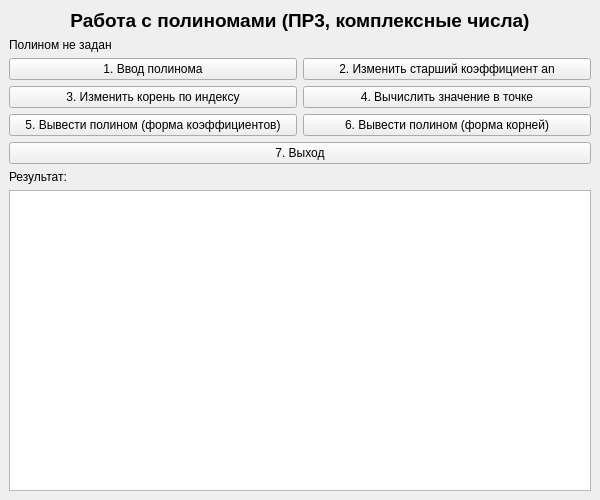
<?xml version="1.0" encoding="UTF-8"?>
<ui version="4.0">
 <class>MainWindow</class>
 <widget class="QMainWindow" name="MainWindow">
  <property name="geometry">
   <rect>
    <x>0</x>
    <y>0</y>
    <width>600</width>
    <height>500</height>
   </rect>
  </property>
  <property name="windowTitle">
   <string>Работа с полиномами</string>
  </property>
  <widget class="QWidget" name="centralwidget">
   <layout class="QVBoxLayout" name="verticalLayout">
    <item>
     <widget class="QLabel" name="titleLabel">
      <property name="font">
       <font>
        <pointsize>14</pointsize>
        <weight>75</weight>
        <bold>true</bold>
       </font>
      </property>
      <property name="text">
       <string>Работа с полиномами (ПР3, комплексные числа)</string>
      </property>
      <property name="alignment">
       <set>Qt::AlignCenter</set>
      </property>
     </widget>
    </item>
    <item>
     <widget class="QLabel" name="statusLabel">
      <property name="text">
       <string>Полином не задан</string>
      </property>
     </widget>
    </item>
    <item>
     <layout class="QGridLayout" name="gridLayout">
      <item row="0" column="0">
       <widget class="QPushButton" name="inputPolynomButton">
        <property name="text">
         <string>1. Ввод полинома</string>
        </property>
       </widget>
      </item>
      <item row="0" column="1">
       <widget class="QPushButton" name="changeLeadingCoeffButton">
        <property name="text">
         <string>2. Изменить старший коэффициент an</string>
        </property>
       </widget>
      </item>
      <item row="1" column="0">
       <widget class="QPushButton" name="changeRootButton">
        <property name="text">
         <string>3. Изменить корень по индексу</string>
        </property>
       </widget>
      </item>
      <item row="1" column="1">
       <widget class="QPushButton" name="evaluateButton">
        <property name="text">
         <string>4. Вычислить значение в точке</string>
        </property>
       </widget>
      </item>
      <item row="2" column="0">
       <widget class="QPushButton" name="showForm1Button">
        <property name="text">
         <string>5. Вывести полином (форма коэффициентов)</string>
        </property>
       </widget>
      </item>
      <item row="2" column="1">
       <widget class="QPushButton" name="showForm2Button">
        <property name="text">
         <string>6. Вывести полином (форма корней)</string>
        </property>
       </widget>
      </item>
      <item row="3" column="0" colspan="2">
       <widget class="QPushButton" name="exitButton">
        <property name="text">
         <string>7. Выход</string>
        </property>
       </widget>
      </item>
     </layout>
    </item>
    <item>
     <widget class="QLabel" name="resultLabel">
      <property name="text">
       <string>Результат:</string>
      </property>
     </widget>
    </item>
    <item>
     <widget class="QTextEdit" name="resultTextEdit">
      <property name="readOnly">
       <bool>true</bool>
      </property>
     </widget>
    </item>
   </layout>
  </widget>
 </widget>
 <resources/>
 <connections/>
</ui>
